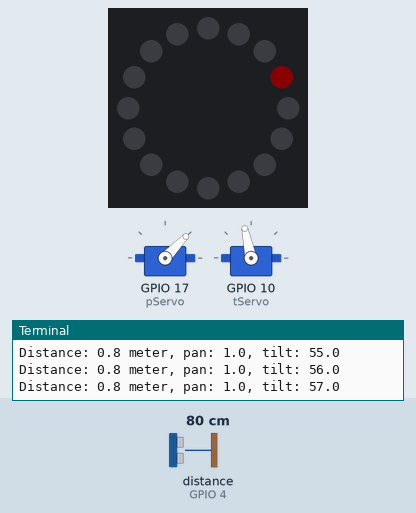
Recording of a program running on a simulated Raspberry Pi (BCM pin numbers) with an Explorer HAT. Parts: 16 RGB LEDs in a ring, first at the top, clockwise, 2 × servo, the last lines printed to the terminal. The inputs (shaded band) are chosen by the test bench; at power-on: distance to the obstacle (sensor on GPIO 4) 80 cm. The echo pulse lasts 58.3 µs per cm; dim RGB values are drawn brighter than linear; servo angles are drawn from the pulse width (0.5 ms = 0°, 2.5 ms = 180°).

Above: at 1.2 s.
1.3 s: distance to the obstacle (sensor on GPIO 4) set to 2 cm
At 3.98 s:
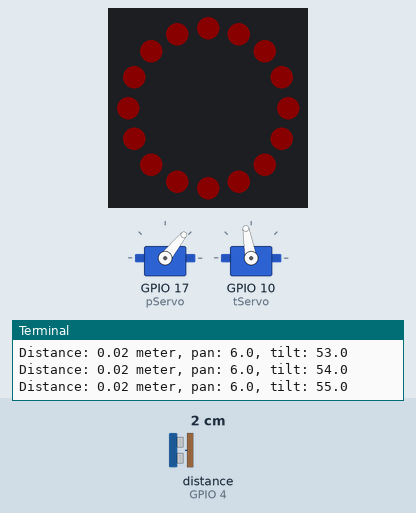
4.3 s: distance to the obstacle (sensor on GPIO 4) set to 60 cm
At 4.88 s:
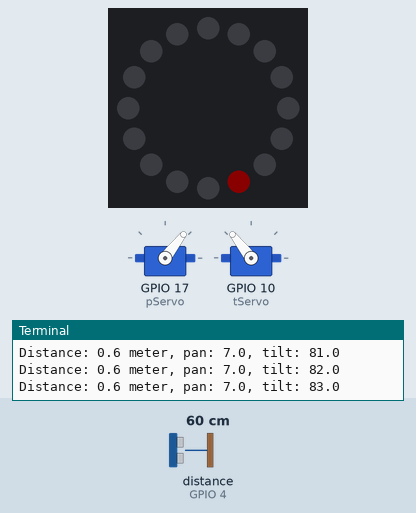
5.8 s: distance to the obstacle (sensor on GPIO 4) set to 4 cm
At 6.1 s:
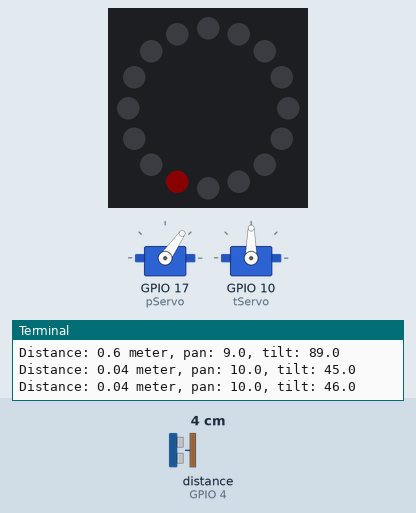
Timing chart, 0 to 22.0 s (numbered marks = the images above; inputs shaded):
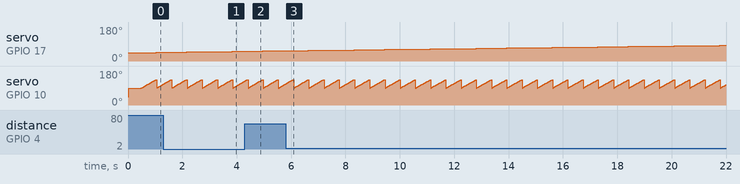

The program:

project.py
```python
from gpiozero.pins.pigpio import PiGPIOFactory

import time
from gpiozero import AngularServo
from gpiozero import Servo
from gpiozero import DistanceSensor
import gpiozero
import explorerhat
import board
import neopixel

pixels = neopixel.NeoPixel(board.D18, 16) # 16 LEDs

print("""
Two sg90 servos, one for vertical tilt and one for horizontal.
Tilt-servo has limitations 90 degrees with values 0 to 1. Possible wrongly assembled.
Therefore Pan-servo has limations 90 degree with values -1 to 1 with 0 roughly facing forward.

One Ultrasonic Sensor HC-04SR for measuring distance up to 400cm and one pixelring for displaying progress.
commands needed to run this:
sudo gpiod
sudo -E env PATH=$PATH python project.py

Press CTRL+C to exit.
""")

factory = PiGPIOFactory(host='raspberrypi.local')

max = 90
#gpio_pin = 18
pan_gpio_pin=17
tilt_gpio_pin=10
pServo = AngularServo(pan_gpio_pin,min_angle=0,max_angle=90,pin_factory=factory)
tServo = AngularServo(tilt_gpio_pin,min_angle=0,max_angle=90,pin_factory=factory)
pServo.value = 0.52
tServo.value = 0.52
#servo = Servo(18)


delay = 0.01

echo_pin=4
trig_pin=5
sensor=DistanceSensor(echo=echo_pin,trigger=trig_pin,max_distance=4,pin_factory=factory)
led_index=0


def RotateByValue(pan,tilt):
    pServo.value = pan
    tServo.value = tilt
    time.sleep(0.05)

def RotateByAngle(pan,tilt):
    pServo.angle = pan
    tServo.angle = tilt
    time.sleep(0.05)

def Progress():
    global led_index
    pixels[led_index] = (0,0,0)
    led_index += 1
    if led_index > 15:
        led_index = 0
    pixels[led_index] = (10,0,0)

while True:
    for i in range(90):
        pServo.angle = i
        pixels.fill((10,0,0))
        time.sleep(delay)
        pixels.fill((0,0,0))
        for t in range(45):
            tServo.angle = 45+t
            Progress()
            print('Distance: %s meter, pan: %s, tilt: %s' % (sensor.distance,pServo.angle,tServo.angle))
            time.sleep(delay)
```

Measured:
- by itself, servo on GPIO 10 (tServo): ramps from 90° to 134° and jumps back, once every 0.56 s
